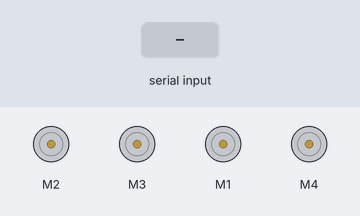
This sketch was run on a simulated Arduino Uno, built with avr-gcc and run on an emulated ATmega328P. On the bench: 4 × DC motor (green arrow = forward, orange = backward, longer = faster). The test bench sets the inputs (shaded band).

Above: at 1.2 s.
1.3 s: "R" received over Serial
At 1.4 s:
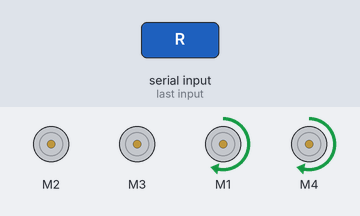
3.0 s: "F" received over Serial
At 3.1 s:
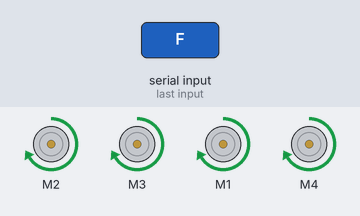
4.7 s: "L" received over Serial
At 4.8 s:
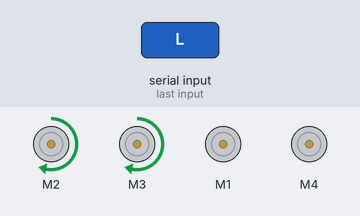
Timing chart, 0 to 7.7 s (numbered marks = the images above; inputs shaded):
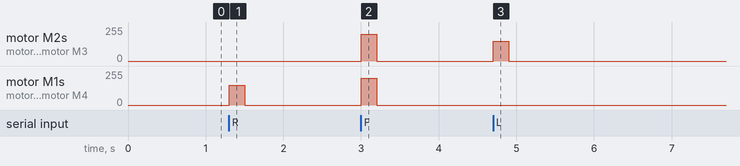

The sketch:

Working_Motor_Control.ino
```cpp
// First, download and unzip the Adafruit-Motor-Shield-library-master library from https://github.com/adafruit/Adafruit-Motor-Shield-library
// Extract the ZIP file and copy the folder into the Arduino/libraries directory (inside your Documents folder)

#include <AFMotor.h>

// Initialise the four motors
AF_DCMotor front_left(2, MOTOR12_64KHZ);
AF_DCMotor rear_left(3, MOTOR12_64KHZ);
AF_DCMotor front_right(1, MOTOR12_64KHZ);
AF_DCMotor rear_right(4, MOTOR12_64KHZ);

// Pyserial Comunication
int incomingData;


void setup() {
  // put your setup code here, to run once:
  // Serial Communication
  Serial.begin(9600);

  // Initialize motor speeds
  front_left.setSpeed(0);
  rear_left.setSpeed(0);
  front_right.setSpeed(0);
  rear_right.setSpeed(0);

  // Motor PWM Speed Control (at a range 0-225)

}

void loop() {
  // Check if there's data available from serial
  if (Serial.available()>0){
    incomingData = Serial.read();

    if (incomingData == 'R'){
      // Command for left movement
      // Motor Speeds
      //front_left.setSpeed(150);
      //rear_left.setSpeed(150);
      front_right.setSpeed(150);
      rear_right.setSpeed(150);
      // Motor Directions
      front_left.run(RELEASE);
      rear_left.run(RELEASE);
      front_right.run(FORWARD);
      rear_right.run(FORWARD);
      delay(200);
    }

    else if (incomingData == 'F') {
      // Command for forward movement
      // Motor Speeds
      front_left.setSpeed(200);
      rear_left.setSpeed(200);
      front_right.setSpeed(200);
      rear_right.setSpeed(200);
      // Motor Directions
      front_left.run(FORWARD);
      rear_left.run(FORWARD);
      front_right.run(FORWARD);
      rear_right.run(FORWARD);
      delay(200);
    }

    else if (incomingData == 'L'){
      // Command for right movement
      // Motor Speeds
      front_left.setSpeed(150);
      rear_left.setSpeed(150);
      //front_right.setSpeed(150);
      //rear_right.setSpeed(150);
      // Motor Directions
      front_left.run(FORWARD);
      rear_left.run(FORWARD);
      front_right.run(RELEASE);
      rear_right.run(RELEASE);
      delay(200);

    }

    else{
      // Error handling for unexpected input
      front_left.run(RELEASE);
      rear_left.run(RELEASE);
      front_right.run(RELEASE);
      rear_right.run(RELEASE);
      Serial.println("Invalid command received.");
    }
  }

  else {
    // If no command received, release all motors
    front_left.run(RELEASE);
    rear_left.run(RELEASE);
    front_right.run(RELEASE);
    rear_right.run(RELEASE);
  }

}
```

Measured:
- after the input at 1.3 s, motor M1, motor M4: stopped → forward 150/255 at once, → stopped 0.20 s later
- after the input at 3.0 s, motor M2, motor M3, motor M1, motor M4: stopped → forward 200/255 at once, → stopped 0.20 s later
- after the input at 4.7 s, motor M2, motor M3: stopped → forward 150/255 at once, → stopped 0.20 s later
